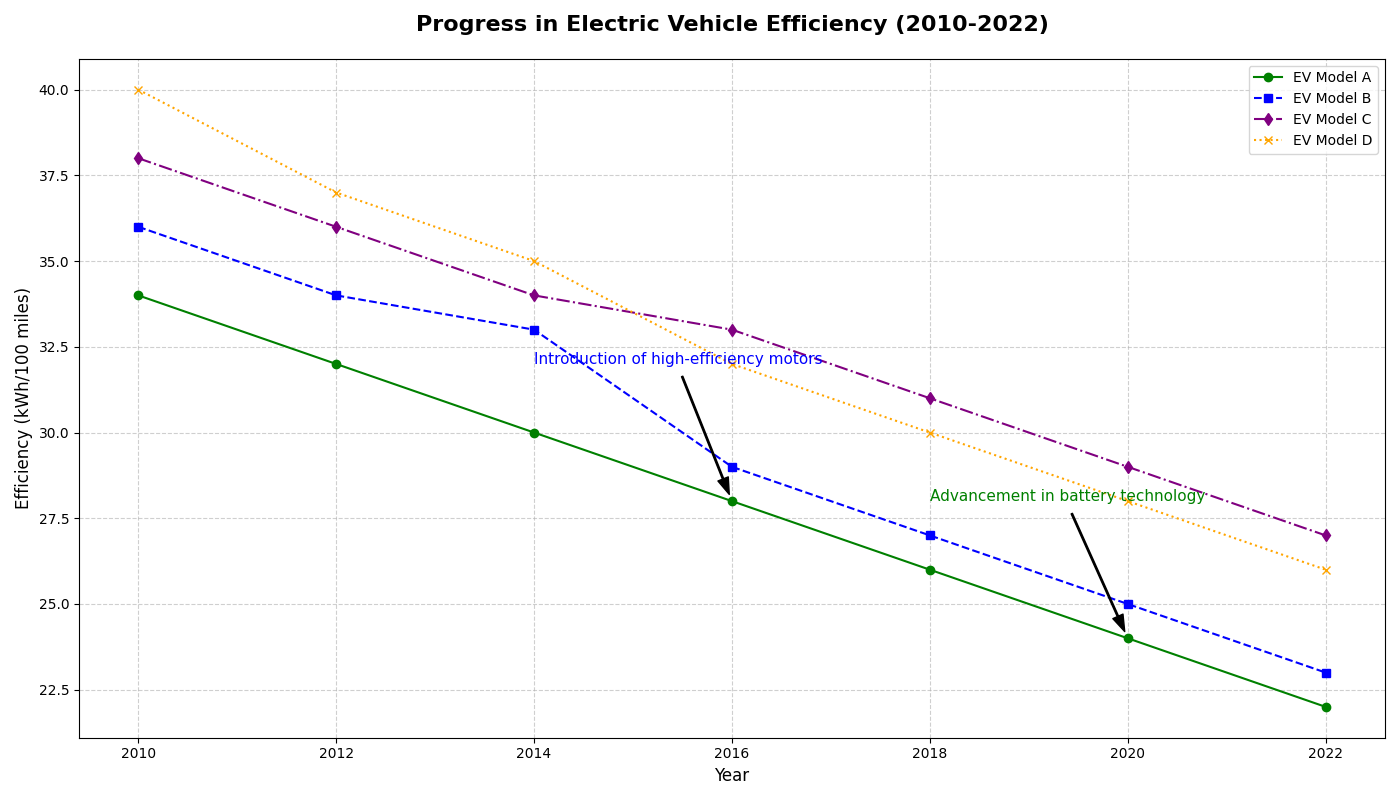

Reproduce this figure in Python.
import matplotlib.pyplot as plt
import numpy as np

# Years and corresponding energy consumption efficiency for different EV models
years = np.array([2010, 2012, 2014, 2016, 2018, 2020, 2022])

# Efficiency data for four different EV models
efficiency_model_A = np.array([34, 32, 30, 28, 26, 24, 22])
efficiency_model_B = np.array([36, 34, 33, 29, 27, 25, 23])
efficiency_model_C = np.array([38, 36, 34, 33, 31, 29, 27])
efficiency_model_D = np.array([40, 37, 35, 32, 30, 28, 26])  # New Model D

# Plotting the data
plt.figure(figsize=(14, 8))
plt.plot(years, efficiency_model_A, 'o-', label='EV Model A', color='green')
plt.plot(years, efficiency_model_B, 's--', label='EV Model B', color='blue')
plt.plot(years, efficiency_model_C, 'd-.', label='EV Model C', color='purple')
plt.plot(years, efficiency_model_D, 'x:', label='EV Model D', color='orange')  # Added line for Model D

# Add titles and labels
plt.title('Progress in Electric Vehicle Efficiency (2010-2022)', fontsize=16, fontweight='bold', pad=20)
plt.xlabel('Year', fontsize=12)
plt.ylabel('Efficiency (kWh/100 miles)', fontsize=12)

# Highlight significant improvements with annotations
plt.annotate('Introduction of high-efficiency motors', 
             xy=(2016, 28), xytext=(2014, 32), 
             arrowprops=dict(facecolor='black', shrink=0.05, width=1, headwidth=8),
             fontsize=11, color='blue')
plt.annotate('Advancement in battery technology', 
             xy=(2020, 24), xytext=(2018, 28), 
             arrowprops=dict(facecolor='black', shrink=0.05, width=1, headwidth=8),
             fontsize=11, color='green')

# Add grid and legend
plt.grid(linestyle='--', alpha=0.6)
plt.legend(loc='upper right', fontsize=10)

# Adjust layout to prevent overlap
plt.tight_layout()

# Show the plot
plt.show()
